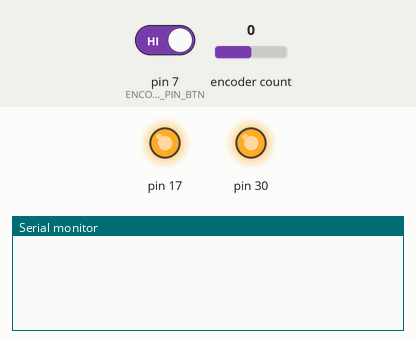
This program was run on a simulated Arduino Leonardo, built with avr-gcc and run on an emulated ATmega32U4. Shown: output pins drawn as LEDs (lit = HIGH), the last lines printed to the serial monitor. The test bench sets the inputs (shaded band); at power-on: encoder count 0, pin 7 (ENCODER_PIN_BTN) HIGH. The local clock reads 2024-03-15 10:24:30 at power-on unless the program sets it.

Above: at 1.2 s.
1.3 s: encoder count set to 1
At 1.7 s:
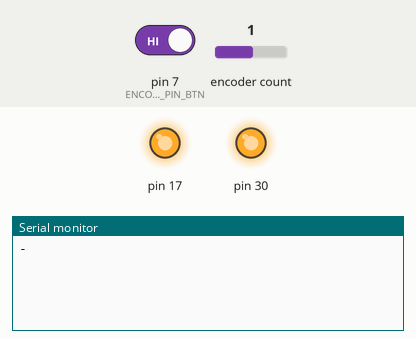
2.8 s: pin 7 (ENCODER_PIN_BTN) driven LOW
At 2.94 s:
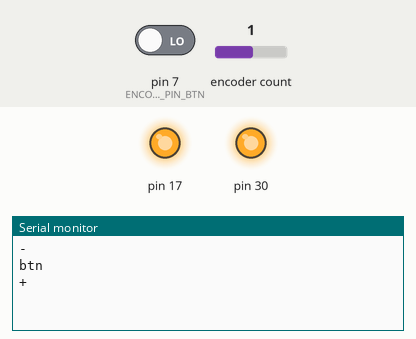

Measured:
- after the input at 1.3 s, the serial monitor: prints a new line at once (image 1)
- after the input at 2.8 s, the serial monitor: prints a new line at once (image 2)

The program:

main.cpp
```cpp
#include "Arduino.h"
#include "config.h"
#include <Wire.h>
#include "debouncer.cpp"

#include <Rotary.h>   // platformio lib install 275
#include "uRTCLib.h"  // platformio lib install 1371


// time setting & encoder
Rotary encoder = Rotary( ENCODER_PIN_UP, ENCODER_PIN_DOWN );
Debouncer btn_debounce( 390 );

// RTC stuff
uRTCLib rtc;
uint8_t sec;

// state variables
bool pulse_direction;
uint8_t serial_data;
bool btn_action = false;
bool ignore_sec_zero = false;


// Serial debug macros
#ifdef ENABLE_SERIAL_DBG
  #define serial_debug( args... ) Serial.print( args );
  #define serial_debugln( args... ) Serial.println( args );
#else
  #define serial_debug( args );
  #define serial_debugln( args );
#endif


//
// Clock / Pulse functions
//


// update rtc clock
void zero_rtc() {
  rtc.set( 0, 0, 0, 0, 5, 11, 19 );
}


// goto next clock blade
void pulse() {
  if ( pulse_direction ){
    digitalWrite( PIN_CLOCK1, HIGH);
    digitalWrite(PIN_CLOCK2, LOW);
    serial_debugln("+");
  }
  else {
    digitalWrite( PIN_CLOCK1, LOW );
    digitalWrite( PIN_CLOCK2, HIGH );
    serial_debugln("-");
  }
  pulse_direction = !pulse_direction;
  delay(160);
  digitalWrite( PIN_CLOCK1, LOW );
  digitalWrite( PIN_CLOCK2, LOW );
}


//
// Encoder functions
//

// gets called when encoder button pressed
void encoder_btn_interrupt() {
  // check if press is bounce
  if ( !btn_debounce.check() ) {
    return;
  }
  btn_action = true;
}


// process encoder input
// gets called every loop run
void encoder_loop() {

  // Check if encoder has moved
  unsigned char enc_dir = encoder.process();

  // if yes, process encoder movement
  if ( enc_dir ) {
    if ( enc_dir == DIR_CW ){
      zero_rtc();
      pulse();
      ignore_sec_zero = true;
    }
     else {
      zero_rtc();
      ignore_sec_zero = true;
    }
  }
}


//
// Setup & main loop
//

// initial setup
void setup() {

  // init encoder
  pinMode( ENCODER_PIN_UP,   INPUT_PULLUP );
  pinMode( ENCODER_PIN_DOWN, INPUT_PULLUP );
  pinMode( ENCODER_PIN_BTN,  INPUT_PULLUP );

  // button press interrupt
  attachInterrupt(
    digitalPinToInterrupt( ENCODER_PIN_BTN ),
    encoder_btn_interrupt,
    CHANGE
  );
  sei();

  digitalWrite( PIN_CLOCK1, LOW );
  digitalWrite( PIN_CLOCK2, LOW );

  // init serial
  #ifdef ENABLE_SERIAL_DBG
    Serial.begin( SERIAL_BAUD );
  #endif

  // init RTC
  Wire.begin();
  rtc.set_rtc_address( RTC_ADDR );
	rtc.set_model( RTC_MODEL );

  // turn off leds
  pinMode( LED_BUILTIN_TX, OUTPUT );
  digitalWrite( LED_BUILTIN_TX, HIGH );
  pinMode( LED_BUILTIN_RX, OUTPUT );
  digitalWrite( LED_BUILTIN_RX, HIGH );

}


// loop function
void loop() {

  // process time setting
  encoder_loop();

  // read rtc clock
  rtc.refresh();
  sec = rtc.second();

  //serial_debugln(sec);

  // if second is 0 and action should not be ignored (from encoder set)
  if (sec == 0  && !ignore_sec_zero ){
    serial_debugln("tick");
    pulse();
    delay(999);
    ignore_sec_zero = false;
  }
  if (sec != 0) {
      ignore_sec_zero = false;
  }

  // press on button gets triggered from interrupt
  if (btn_action) {
    btn_action = false;
    serial_debugln("btn");
    for (uint8_t i=0; i<BTN_FWD_MINUTES; i++){
      pulse();
    }
    zero_rtc();
    ignore_sec_zero = true;
  }

}
```

debouncer.cpp
```cpp
#include <Arduino.h>

/**
 * Super simple debouncer class
 **/
class Debouncer {
  unsigned long last_active;
  int min_delay;

  public:
  Debouncer(int minimal_delay) {
    last_active = 0;
    min_delay = minimal_delay;
  }

  boolean check(){
    if ( (millis() - last_active) > min_delay ){
      last_active = millis();
      return true;
    }
    else {
      return false;
    }
  }

};
```

config.h
```cpp
#ifndef __CONFIG_H
  #define __CONFIG_H

  #define SERIAL_BAUD       19200

  #define PIN_CLOCK1        5
  #define PIN_CLOCK2        6

  #define ENCODER_PIN_UP    8
  #define ENCODER_PIN_DOWN  9
  #define ENCODER_PIN_BTN   7 // pin 7 is needed for interrupt

  #define RTC_MODEL         2 // 1=DS1307, 2=DS3231, 3=DS3232
  #define RTC_ADDR          0x68

  #define ENABLE_SERIAL_DBG true

  #define BTN_FWD_MINUTES   60

#endif
```
